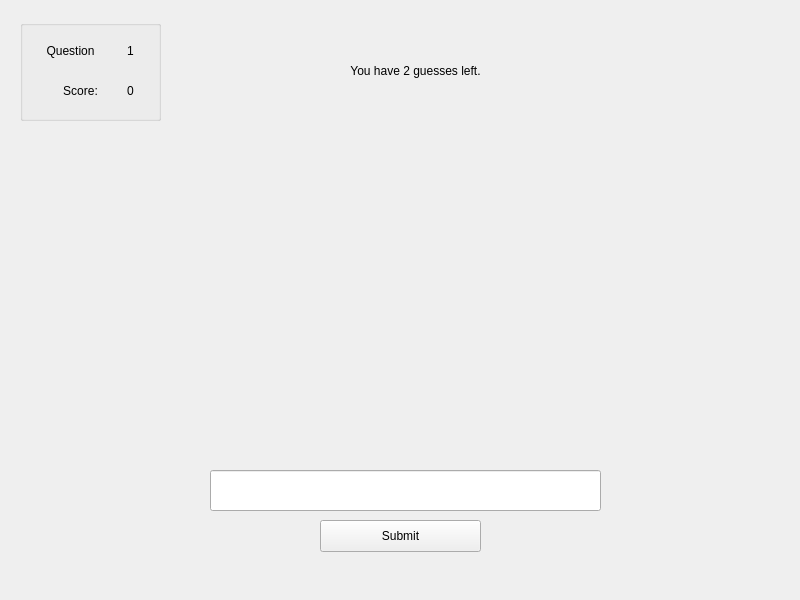
<?xml version="1.0" encoding="UTF-8"?>
<ui version="4.0">
 <class>AnimalSpeller_game</class>
 <widget class="QMainWindow" name="AnimalSpeller_game">
  <property name="geometry">
   <rect>
    <x>0</x>
    <y>0</y>
    <width>800</width>
    <height>600</height>
   </rect>
  </property>
  <property name="windowTitle">
   <string>MainWindow</string>
  </property>
  <property name="styleSheet">
   <string notr="true"/>
  </property>
  <widget class="QWidget" name="centralwidget">
   <widget class="QLineEdit" name="inputAnimal">
    <property name="geometry">
     <rect>
      <x>210</x>
      <y>470</y>
      <width>391</width>
      <height>41</height>
     </rect>
    </property>
    <property name="alignment">
     <set>Qt::AlignCenter</set>
    </property>
   </widget>
   <widget class="QLabel" name="animalPic">
    <property name="geometry">
     <rect>
      <x>130</x>
      <y>140</y>
      <width>551</width>
      <height>291</height>
     </rect>
    </property>
    <property name="text">
     <string/>
    </property>
    <property name="alignment">
     <set>Qt::AlignCenter</set>
    </property>
   </widget>
   <widget class="QPushButton" name="submitButton">
    <property name="geometry">
     <rect>
      <x>320</x>
      <y>520</y>
      <width>161</width>
      <height>32</height>
     </rect>
    </property>
    <property name="text">
     <string>Submit</string>
    </property>
   </widget>
   <widget class="QLabel" name="guessLeftLabel">
    <property name="geometry">
     <rect>
      <x>310</x>
      <y>50</y>
      <width>211</width>
      <height>41</height>
     </rect>
    </property>
    <property name="styleSheet">
     <string notr="true">font: 20pt &quot;BM Jua&quot;;</string>
    </property>
    <property name="text">
     <string>You have 2 guesses left.</string>
    </property>
    <property name="alignment">
     <set>Qt::AlignCenter</set>
    </property>
   </widget>
   <widget class="QGroupBox" name="groupBox">
    <property name="geometry">
     <rect>
      <x>20</x>
      <y>20</y>
      <width>141</width>
      <height>101</height>
     </rect>
    </property>
    <property name="title">
     <string/>
    </property>
    <widget class="QLabel" name="questionaLabel">
     <property name="geometry">
      <rect>
       <x>10</x>
       <y>10</y>
       <width>81</width>
       <height>41</height>
      </rect>
     </property>
     <property name="styleSheet">
      <string notr="true">font: 18pt &quot;BM Jua&quot;;</string>
     </property>
     <property name="text">
      <string>Question</string>
     </property>
     <property name="alignment">
      <set>Qt::AlignCenter</set>
     </property>
    </widget>
    <widget class="QLabel" name="scoreLabel">
     <property name="geometry">
      <rect>
       <x>20</x>
       <y>50</y>
       <width>81</width>
       <height>41</height>
      </rect>
     </property>
     <property name="styleSheet">
      <string notr="true">font: 18pt &quot;BM Jua&quot;;</string>
     </property>
     <property name="text">
      <string>Score:</string>
     </property>
     <property name="alignment">
      <set>Qt::AlignCenter</set>
     </property>
    </widget>
    <widget class="QLabel" name="questionNumber">
     <property name="geometry">
      <rect>
       <x>100</x>
       <y>10</y>
       <width>21</width>
       <height>41</height>
      </rect>
     </property>
     <property name="styleSheet">
      <string notr="true">font: 18pt &quot;BM Jua&quot;;</string>
     </property>
     <property name="text">
      <string>1</string>
     </property>
     <property name="alignment">
      <set>Qt::AlignCenter</set>
     </property>
    </widget>
    <widget class="QLabel" name="scoreNumber">
     <property name="geometry">
      <rect>
       <x>90</x>
       <y>50</y>
       <width>41</width>
       <height>41</height>
      </rect>
     </property>
     <property name="styleSheet">
      <string notr="true">font: 18pt &quot;BM Jua&quot;;</string>
     </property>
     <property name="text">
      <string>0</string>
     </property>
     <property name="alignment">
      <set>Qt::AlignCenter</set>
     </property>
    </widget>
   </widget>
  </widget>
 </widget>
 <resources/>
 <connections/>
</ui>
